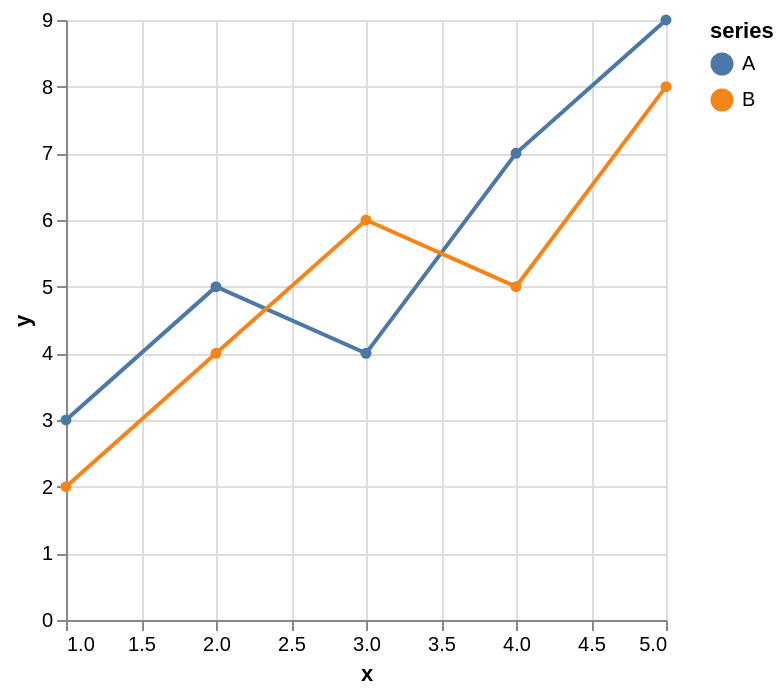

Source (Vega-Lite JSON):
### Vega-Lite specification from a JSON file in a GitHub repository (floating-point values rounded to 4 significant figures)
{"$schema": "https://vega.github.io/schema/vega-lite/v5.json", "description": "Placeholder line chart — replace with your Altair export.", "width": "container", "height": 300, "data": {"values": [{"x": 1, "y": 3, "series": "A"}, {"x": 2, "y": 5, "series": "A"}, {"x": 3, "y": 4, "series": "A"}, {"x": 4, "y": 7, "series": "A"}, {"x": 5, "y": 9, "series": "A"}, {"x": 1, "y": 2, "series": "B"}, {"x": 2, "y": 4, "series": "B"}, {"x": 3, "y": 6, "series": "B"}, {"x": 4, "y": 5, "series": "B"}, {"x": 5, "y": 8, "series": "B"}]}, "mark": {"type": "line", "point": true}, "encoding": {"x": {"field": "x", "type": "quantitative"}, "y": {"field": "y", "type": "quantitative"}, "color": {"field": "series", "type": "nominal"}}}
